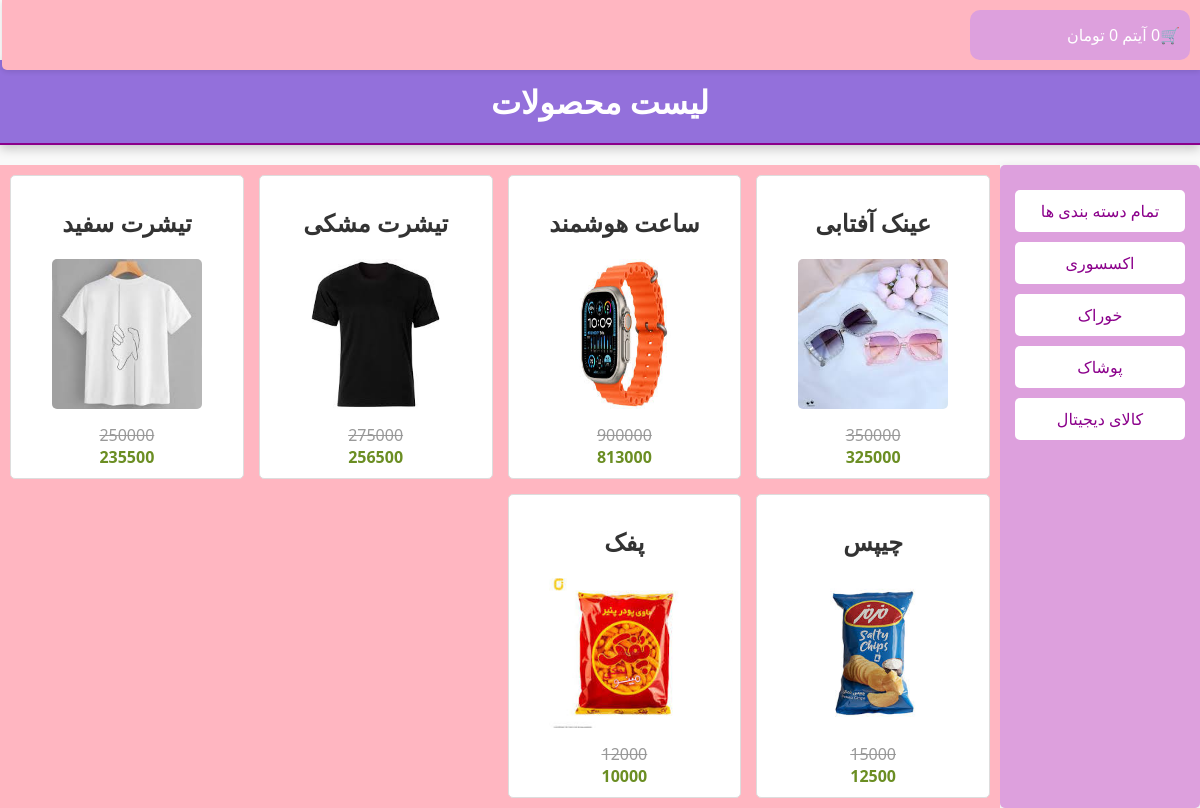
Screenshot of /products/ with the database file from the repository.
### shop/models.py (models this page shows, shortened)
class Category(models.Model):
    name = models.CharField(max_length=250)
    slug = models.SlugField(max_length=250, unique=True)
    class Meta:
        ordering = ['name']
        indexes = [models.Index(fields=['name'])]
        verbose_name = 'دسته بندی'
        verbose_name_plural = 'دسته بندی ها'
    def get_absolute_url(self):
        return reverse('shop:product_list_by_category', args=[self.slug])

class Product(models.Model):
    category = models.ForeignKey(Category, on_delete=models.CASCADE, related_name='products', verbose_name='دسته بندی')
    name = models.CharField(max_length=250, verbose_name='نام محصول')
    slug = models.SlugField(max_length=250, unique=True, verbose_name='اسلاگ')
    description = models.TextField(verbose_name='توضیحات')
    inventory = models.PositiveIntegerField(default=0, verbose_name='موجودی')
    weight = models.PositiveIntegerField(default=0, verbose_name='وزن')
    price = models.PositiveIntegerField(default=0, verbose_name='قیمت')
    off = models.PositiveIntegerField(default=0, verbose_name='تخفیف')
    new_price = models.PositiveIntegerField(default=0, verbose_name='قیمت پس از تخفیف')
    created = models.DateTimeField(auto_now_add=True, verbose_name='زمان ایجاد')
    updated = models.DateTimeField(auto_now=True, verbose_name='تاریخ به روز رسانی')
    class Meta:
        ordering = ['-created']
        indexes = [
            models.Index(fields=['id', 'slug']),
            models.Index(fields=['name']),
            models.Index(fields=['-created']),
        ]
        verbose_name = 'محصول'
        verbose_name_plural = 'محصولات'
    def get_absolute_url(self):
        return reverse('shop:product_detail', kwargs={'id': self.id, 'slug': self.slug})

class Image(models.Model):
    product = models.ForeignKey(Product, on_delete=models.CASCADE, related_name="images", verbose_name="محصول")
    file = models.ImageField(upload_to="product_images/%Y/%m/%d")
    title = models.CharField(max_length=250, verbose_name="عنوان", null=True, blank=True)
    description = models.TextField(verbose_name="توضیحات", null=True, blank=True)
    created = models.DateTimeField(auto_now_add=True)
    class Meta:
        ordering = ['-created']
        indexes = [
            models.Index(fields=['-created'])
        ]
        verbose_name = "تصویر"
        verbose_name_plural = "تصویر ها"

### shop/views.py (the view)
# urls.py: path('products/', views.product_list, name='product_list'),
def product_list(request, category_slug=None):
    category = None
    categories = Category.objects.all()
    products = Product.objects.all()
    if category_slug:
        category = get_object_or_404(Category, slug=category_slug)
        products = products.filter(category=category)
    context = {
        'category': category,
        'categories': categories,
        'products': products,
    }
    return render(request, 'shop/product_list.html', context)

### cart/cart.py (called while the page is built)
    def get_total_price(self):
        total_price = sum(item['price'] * item['quantity'] for item in self.cart.values())
        return total_price

    def __len__(self):
        return sum(item['quantity'] for item in self.cart.values())

### cart/context_processors.py (called while the page is built)
def cart_context(request):
    return {'cart': Cart(request)}

### shop/templates/shop/product_list.html (shortened to what this page needs)
{% extends 'parent/base.html' %}
{% block content %}
<div class="header">
    {% if category %}
    <h1>لیست محصولات بر اساس دسته بندی {{category.name}}</h1>
    {% else %}
    <h1>لیست محصولات</h1>
    {% endif %}
</div>
<div class="container">
    <div class="small-div">
        <ul class="categories">
            <li class="category"><a href="{% url 'shop:product_list' %}">تمام دسته بندی ها</a></li>
            {%for ct in categories %}
            <li class="category"><a href="{{ ct.get_absolute_url }}">{{ct.name}}</a></li>
            {% endfor %}
        </ul>
    </div>
    <div class="large-div">
        {% for product in products %}
        <div class="product">
            <h2><a href="{{ product.get_absolute_url }}">{{product.name}}</a></h2>
            <a href="{{ product.get_absolute_url }}">
            <img class="pic" src="{{product.images.first.file.url}}" alt="">
                </a>
            <div class="price">
                <span class="original-price">{{product.price}}</span>
                <br>
                <span class="discount-price">{{product.new_price}}</span>
            </div>
        </div>
        {% endfor %}
    </div>
</div>
{% endblock content %}

### shop/templates/parent/base.html (shortened to what this page needs)
<!DOCTYPE html>
{% load static %}
<html lang="fa" dir="rtl">
<head>
    <link rel="stylesheet" href="{% static 'css/base.css' %}" type="text/css">
</head>
<body>
    {% include 'partials/header.html' %}
    {% block content %}{% endblock content %}
</body>
</html>

### shop/templates/partials/header.html
<div class="cart-container">
    {% with item_count=cart|length %}
        <a href="{% url 'cart:cart_detail' %}" class="cart-link">
            <div class="cart-info-container">
                <span class="cart-icon">🛒</span>
                <span class="cart-info">
                    <span class="item-count">{{ item_count }}</span>
                    آیتم
                    <span class="total-price">{{ cart.get_total_price }}</span>
                    تومان
                </span>
            </div>
        </a>
    {% endwith %}
</div>

### shop/static/css/base.css (style rules this page uses)
.header { padding: 20px; background-color: mediumpurple; color: white; text-align: center; margin-top: 60px; margin-bottom: 20px; border-bottom: 2px solid darkmagenta; box-shadow: 0 4px 10px rgba(0, 0, 0, 0.2); }
body { font-family: 'Segoe UI', Tahoma, Geneva, Verdana, sans-serif; background-color: #f9f9f9; color: #333; margin: 0; padding: 0; }
.header h1 { margin: 0; font-size: 2rem; }
.container { display: flex; margin-top: 20px; }
.small-div { width: 170px; height: auto; background-color: plum; padding: 15px; border-radius: 5px; box-shadow: 0 2px 10px rgba(0, 0, 0, 0.1); }
.categories { padding: 0; }
.category { margin: 10px 0; }
.category a { display: block; text-decoration: none; padding: 10px; background-color: #fff; color: darkmagenta; border-radius: 5px; text-align: center; transition: background-color 0.3s, color 0.3s; }
.large-div { flex-grow: 1; background-color: lightpink; padding: 10px; display: grid; grid-template-columns: repeat(auto-fill, minmax(200px, 1fr)); gap: 15px; }
.product { text-align: center; border: 1px solid #ddd; border-radius: 5px; padding: 10px; background-color: #ffffff; transition: transform 0.2s; }
.product a { text-decoration: none; color: inherit; font-weight: bold; }
.pic { width: 150px; height: 150px; border-radius: 5px; }
.price { position: relative; margin-top: 10px; }
.original-price { text-decoration: line-through; color: #999; }
.discount-price { color: olivedrab; font-weight: bold; }
ul { list-style-type: none; padding: 0; margin: 10px 0; }
li { margin-bottom: 5px; font-size: 1rem; color: #444; }
.cart-container { width: 98.2%; position: fixed; top: 0; padding: 10px; background-color: lightpink; border-bottom-left-radius: 5px; box-shadow: 0 2px 5px rgba(0, 0, 0, 0.1); }
.cart-link { text-decoration: none; color: white; display: flex; align-items: center; }
.cart-info-container { width: 200px; height: 50px; background-color: plum; border-radius: 10px; display: flex; align-items: center; padding: 0 10px; margin-left: 20px; }
.cart-icon, .cart-info { color: white; }
ul { list-style-type: none; padding: 0; }
li { margin: 5px 0; font-size: 1rem; }

### rows the page displays
Category: name "اکسسوری"
Category: name "خوراک"
Category: name "پوشاک"
Category: name "کالای دیجیتال"
Product: name "عینک آفتابی", images.first.file (picture), price "350000", new_price "325000"
Product: name "ساعت هوشمند", images.first.file (picture), price "900000", new_price "813000"
Product: name "تیشرت مشکی", images.first.file (picture), price "275000", new_price "256500"
Product: name "تیشرت سفید", images.first.file (picture), price "250000", new_price "235500"
Product: name "چیپس", images.first.file (picture), price "15000", new_price "12500"
Product: name "پفک", images.first.file (picture), price "12000", new_price "10000"

### other values shown
{{ item_count }} "0"
{{ cart.get_total_price }} "0"
